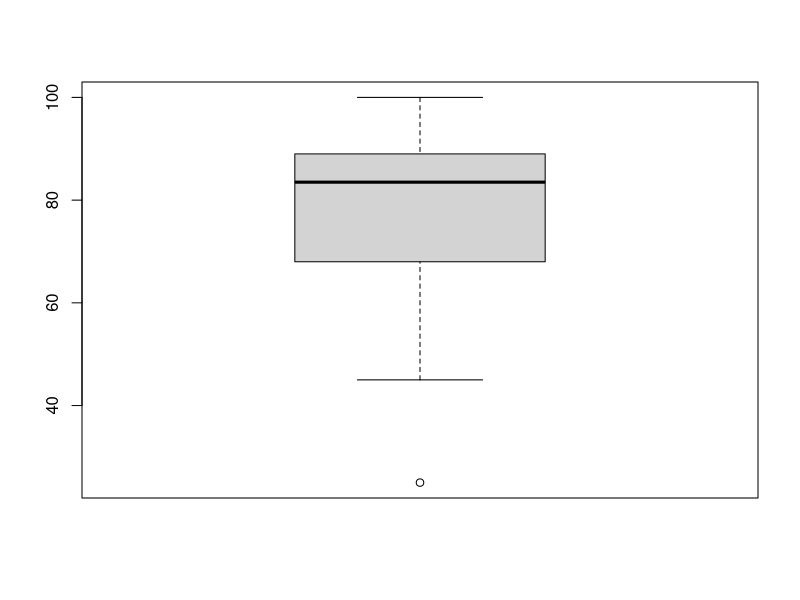

Generate this figure with R:
# 箱线图
x <- c(25, 45, 50, 54, 55, 61, 64, 68, 72, 75, 75, 78, 79, 81, 83, 84, 84, 84,
       85, 86, 86, 87, 89, 89, 89, 90, 91, 91, 92, 100)
boxplot(x)